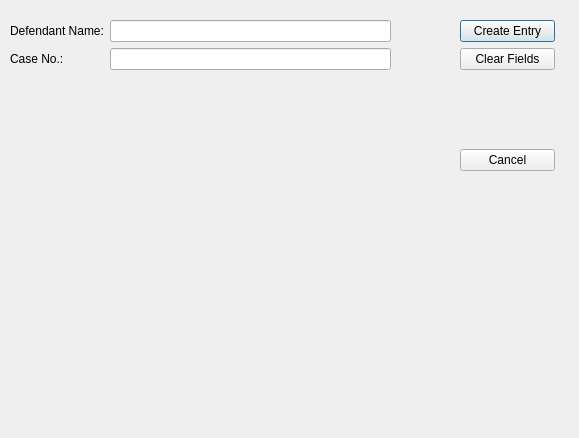
<?xml version="1.0" encoding="UTF-8"?>
<ui version="4.0">
 <class>TransferEntryDialog</class>
 <widget class="QDialog" name="TransferEntryDialog">
  <property name="geometry">
   <rect>
    <x>0</x>
    <y>0</y>
    <width>579</width>
    <height>438</height>
   </rect>
  </property>
  <property name="windowTitle">
   <string>Transfer Entry Dialog</string>
  </property>
  <widget class="QWidget" name="layoutWidget_2">
   <property name="geometry">
    <rect>
     <x>460</x>
     <y>20</y>
     <width>95</width>
     <height>151</height>
    </rect>
   </property>
   <layout class="QVBoxLayout" name="verticalLayout">
    <item>
     <widget class="QPushButton" name="pushButton">
      <property name="text">
       <string>Create Entry</string>
      </property>
     </widget>
    </item>
    <item>
     <widget class="QPushButton" name="pushButton_2">
      <property name="text">
       <string>Clear Fields</string>
      </property>
     </widget>
    </item>
    <item>
     <spacer name="verticalSpacer">
      <property name="orientation">
       <enum>Qt::Vertical</enum>
      </property>
      <property name="sizeHint" stdset="0">
       <size>
        <width>20</width>
        <height>58</height>
       </size>
      </property>
     </spacer>
    </item>
    <item>
     <widget class="QPushButton" name="pushButton_3">
      <property name="text">
       <string>Cancel</string>
      </property>
     </widget>
    </item>
   </layout>
  </widget>
  <widget class="QWidget" name="layoutWidget">
   <property name="geometry">
    <rect>
     <x>5</x>
     <y>15</y>
     <width>391</width>
     <height>161</height>
    </rect>
   </property>
   <layout class="QFormLayout" name="formLayout">
    <property name="leftMargin">
     <number>5</number>
    </property>
    <property name="topMargin">
     <number>5</number>
    </property>
    <property name="rightMargin">
     <number>5</number>
    </property>
    <property name="bottomMargin">
     <number>5</number>
    </property>
    <item row="0" column="0">
     <widget class="QLabel" name="label">
      <property name="text">
       <string>Defendant Name:</string>
      </property>
     </widget>
    </item>
    <item row="0" column="1">
     <widget class="QLineEdit" name="lineEdit"/>
    </item>
    <item row="1" column="0">
     <widget class="QLabel" name="label_2">
      <property name="text">
       <string>Case No.:</string>
      </property>
     </widget>
    </item>
    <item row="1" column="1">
     <widget class="QLineEdit" name="lineEdit_2"/>
    </item>
   </layout>
  </widget>
 </widget>
 <resources/>
 <connections/>
</ui>
